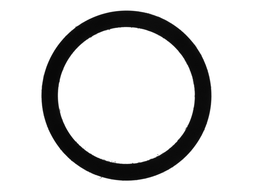
#> input picture pythoncode_devernay/Subpixel-Edge-Detection-main/python_src/0035.bmp, 256 x 192 px, shrunk from 2048 x 1536 before the run
$ python test.py
#> lines starting #> are read from the running program, lines starting #| are printed output that depends on the picture
### pythoncode_devernay/Subpixel-Edge-Detection-main/python_src/devernay_edges.py
import numpy as np
import matplotlib.pyplot as plt
from PIL import Image, ImageOps, ImageFilter


def dist(x1, y1, x2, y2):
    return np.sqrt((x2-x1)*(x2-x1)+(y2-y1)*(y2-y1))


def greater(a,b):
    if a <= b:
        return False
    if (a - b) < 1e-7:
        return False
    return True


class DevernayEdges:

    def __init__(self, image, sigma=0.0, high_thresh=0.0, low_thresh=0.0):
        self.sigma = sigma
        self.high_thresh = high_thresh
        self.low_thresh = low_thresh
        self.image = image

        #image details
        self.image = self.image.convert("L") # convert to grayscale
        [self.img_x, self.img_y] = self.image.size
        self.image_vec = np.ravel(np.array(self.image, dtype=np.float64)).reshape([self.img_x*self.img_y,1])
        print("(grayscale) Image size:", [self.img_x, self.img_y])

        self.Gx   = np.zeros([self.img_x*self.img_y, 1], dtype=np.float64)
        self.Gy   = np.zeros([self.img_x*self.img_y, 1], dtype=np.float64)
        self.modG = np.zeros([self.img_x*self.img_y, 1], dtype=np.float64)

        self.Ex =  -np.ones((self.img_x*self.img_y, 1), dtype=np.float64)
        self.Ey =  -np.ones((self.img_x*self.img_y, 1), dtype=np.float64)

        self.next_ = -np.ones((self.img_x*self.img_y, 1), dtype=np.int32)
        self.prev_ = -np.ones((self.img_x*self.img_y, 1), dtype=np.int32)

        self.edges_x = []
        self.edges_y = []


    def compute_gradient(self):
        for x in range(1, self.img_x-1):
            for y in range(1, self.img_y-1):
                self.Gx[x+(y*self.img_x)]   = self.image_vec[(x+1)+(y*self.img_x)] - self.image_vec[(x-1)+(y*self.img_x)]
                self.Gy[x+(y*self.img_x)]   = self.image_vec[x+((y+1)*self.img_x)] - self.image_vec[x+((y-1)*self.img_x)]
                self.modG[x+(y*self.img_x)] = np.sqrt(self.Gx[x+(y*self.img_x)] * self.Gx[x+(y*self.img_x)] + self.Gy[x+(y*self.img_x)] * self.Gy[x+(y*self.img_x)])


    def list_chained_edge_points(self):
        for i in range(0, self.img_x * self.img_y):
            if self.prev_[i] >= 0 or self.next_[i] >= 0:
                k = i
                n = np.squeeze(self.prev_[k])
                while n >= 0 and n != i:
                    k = n
                    n = np.squeeze(self.prev_[k])

                while True:
                    self.edges_x.append(np.squeeze(self.Ex[k]))
                    self.edges_y.append(np.squeeze(self.Ey[k]))

                    n = np.squeeze(self.next_[k])
                    self.next_[k] = -1
                    self.prev_[k] = -1
                    k = n
                    if k < 0:
                        break


    def chain_edge_points(self):
        for x in range(2, self.img_x-2):
            for y in range(2, self.img_y-2):
                if self.Ex[x + (y * self.img_x)] >= 0.0 and self.Ey[x + (y * self.img_x)] >= 0.0:
                    from_ = np.int32(x + y * self.img_x)
                    fwd_s = 0.0
                    bck_s = 0.0
                    fwd = -1
                    bck = -1

                    for i in range(-2, 3):
                        for j in range(-2, 3):
                            to_ = np.int32(x + i + (y+j) * self.img_x)
                            s = self.chain(from_, to_)

                            if s > fwd_s:
                                fwd_s = s
                                fwd = to_

                            if s < bck_s:
                                bck_s = s
                                bck = to_

                    if fwd >= 0 and self.next_[from_] != fwd:
                        alt = self.prev_[fwd]
                        if alt < 0 or self.chain(alt, fwd) < fwd_s:
                            if self.next_[from_] >= 0:
                                self.prev_[self.next_[from_]] = -1
                            self.next_[from_] = fwd

                            if alt >= 0:
                                self.next_[alt] = -1
                            self.prev_[fwd] = from_

                    if bck >= 0 and self.prev_[from_] != bck:
                        alt = self.next_[bck]
                        if alt < 0 or self.chain(alt, bck) > bck_s:
                            if alt >= 0:
                                self.prev_[alt] = -1
                            self.next_[bck] = from_

                            if self.prev_[from_] >= 0:
                                self.next_[self.prev_[from_]] = -1
                            self.prev_[from_] = bck


    def thresholds_with_hysteresis(self):
        valid = np.full((self.img_x*self.img_y, 1), False)

        for i in range(0, self.img_x*self.img_y):
            if (self.prev_[i] >= 0 or self.next_[i] >= 0) and (not valid[i]) and (self.modG[i] >= self.high_thresh):
                valid[i] = True

                j = i
                k = self.next_[j]
                while j >= 0 and k >= 0 and (not valid[k]):
                    if self.modG[k] < self.low_thresh:
                        self.next_[j] = -1
                        self.prev_[k] = -1
                    else:
                        valid[k] = True

                    j = np.squeeze(self.next_[j])
                    k = np.squeeze(self.next_[j])

                j = i
                k = self.prev_[j]
                while j >= 0 and k >= 0 and (not valid[k]):
                    if self.modG[k] < self.low_thresh:
                        self.prev_[j] = -1
                        self.prev_[k] = -1
                    else:
                        valid[k] = True

                    j = np.squeeze(self.prev_[j])
                    k = np.squeeze(self.prev_[j])

        for i in range(0, self.img_x * self.img_y):
            if (self.prev_[i] >= 0 or self.next_[i] >= 0) and (not valid[i]):
                self.prev_[i] = -1
                self.next_[i] = -1


    def compute_edge_points(self):
        for x in range(2, self.img_x-2):
            for y in range(2, self.img_y-2):
                Dx = 0
                Dy = 0

                mod = self.modG[x+(y*self.img_x)]
                L   = self.modG[x-1+(y*self.img_x)]
                R   = self.modG[x+1+(y*self.img_x)]
                U   = self.modG[x+((y+1)*self.img_x)]
                D   = self.modG[x+((y-1)*self.img_x)]
                gx  = np.fabs(self.Gx[x+(y*self.img_x)])
                gy  = np.fabs(self.Gy[x+(y*self.img_x)])

                if greater(mod, L) and (not greater(R, mod)) and gx >= gy:
                    Dx = 1
                elif greater(mod,D) and (not greater(U, mod)) and gx <= gy:
                    Dy = 1

                if Dx > 0 or Dy > 0:
                    a = self.modG[x - Dx + ((y-Dy) * self.img_x)]
                    b = self.modG[x + (y * self.img_x)]
                    c = self.modG[x + Dx + ((y+Dy) * self.img_x)]
                    offset = 0.5 * (a-c) / (a-b-b+c)

                    self.Ex[x+(y*self.img_x)] = x + (offset * Dx)
                    self.Ey[x+(y*self.img_x)] = y + (offset * Dy)


    def chain(self, from_, to_):
        if from_ < 0 or to_ < 0 or from_ >= (self.img_x * self.img_y) or to_ >= (self.img_x * self.img_y):
            print("chain: one of the points is out of the image")
            return

        if from_ == to_:
            return 0.0

        if self.Ex[from_] < 0.0 or self.Ey[from_] < 0.0 or self.Ex[to_] < 0.0 or self.Ey[to_] < 0.0:
            return 0.0

        dx = self.Ex[to_] - self.Ex[from_]
        dy = self.Ey[to_] - self.Ey[from_]

        if (self.Gy[from_] * dx - self.Gx[from_] * dy) * (self.Gy[to_] * dx - self.Gx[to_] * dy) <= 0.0:
            return 0.0

        if (self.Gy[from_] * dx - self.Gx[from_] * dy) >= 0.0:
            return  1.0 / dist(self.Ex[from_], self.Ey[from_], self.Ex[to_], self.Ey[to_])
        else:
            return -1.0 / dist(self.Ex[from_], self.Ey[from_], self.Ex[to_], self.Ey[to_])


    def detect_edges(self):
        if self.sigma == 0.0:
            self.compute_gradient()
        else:
            self.image_filtered = self.image.filter(ImageFilter.GaussianBlur(radius = self.sigma))
            self.image_vec = np.ravel(np.array(self.image_filtered, dtype=np.float64)).reshape([self.img_x*self.img_y, 1])
            self.compute_gradient()

        self.compute_edge_points()

        self.chain_edge_points()

        self.thresholds_with_hysteresis()

        self.list_chained_edge_points()

        if len(self.edges_x) != len(self.edges_y):
            print("detect edges: size of x and y edges mismatch")
            return
        return [self.edges_x, self.edges_y]

### pythoncode_devernay/Subpixel-Edge-Detection-main/python_src/test.py

import matplotlib.pyplot as plt
from PIL import Image
import numpy as np

from devernay_edges import DevernayEdges

def circle_fit(x, y):
    # Verileri numpy dizisine çevir
    x = np.array(x)
    y = np.array(y)

    # A, B, C matrisleri oluştur
    A = np.c_[2*x, 2*y, np.ones(x.shape[0])]
    b = x**2 + y**2

    # Least squares çözümü
    c, _, _, _ = np.linalg.lstsq(A, b, rcond=None)
    x0 = c[0]
    y0 = c[1]
    r = np.sqrt(c[2] + x0**2 + y0**2)

    return x0, y0, r

def main():
    sigma = 3.0
    high_treshold = 4.0
    low_threshold = 0.0

    image_rgb = Image.open("0035.bmp")
#> image_rgb is the input picture: PIL image 256x192 L; min 0, max 255, mean 215.3
    # image_rgb = Image.open("dog.jpg")

    # convert to binary
    image_binary = Image.open("0035_outer.bmp")
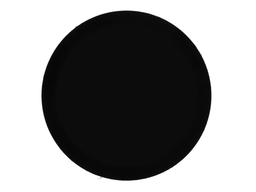
#> input picture pythoncode_devernay/Subpixel-Edge-Detection-main/python_src/0035_outer.bmp, 256 x 192 px, shrunk from 2048 x 1536 before the run
#> image_binary is the input picture: PIL image 256x192 L; min 0, max 255, mean 142.5
    # image_binary = Image.open("binary_dog_image.jpg")

    devernayEdges = DevernayEdges(image_binary, sigma, high_treshold, low_threshold)
#| (grayscale) Image size: [256, 192]
    [edges_x, edges_y] = devernayEdges.detect_edges()
#> in detect_edges, `self.image_filtered = self.image.filter(ImageFilter.GaussianBlur(radiu..`:
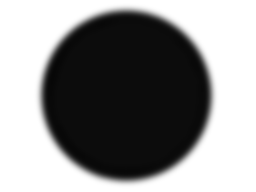
#> self.image_filtered: PIL image 256x192 L; min 7, max 255, mean 142.5
#> the loop in chain_edge_points, `for x in range(2, self.img_x-2):` made 252 passes

    print(f"edges_x len: {len(edges_x)}")
#| edges_x len: 481
    print(f"edges_y len: {len(edges_y)}")
#| edges_y len: 481

    plt.figure(1)
    plt.title("Devernay Edge Detection")
    plt.imshow(image_binary)
    plt.scatter(edges_x, edges_y, color="magenta", marker=".", linewidth=.1)
    plt.show()
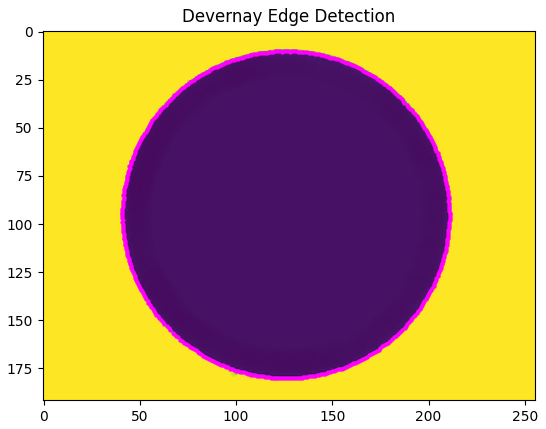
#> figure drawn by matplotlib, 1 panel


if __name__ == "__main__": main()
